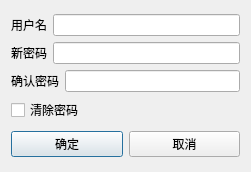
<?xml version="1.0" encoding="UTF-8"?>
<ui version="4.0">
 <class>SettingsDialog</class>
 <widget class="QDialog" name="SettingsDialog">
  <property name="geometry">
   <rect>
    <x>0</x>
    <y>0</y>
    <width>251</width>
    <height>172</height>
   </rect>
  </property>
  <property name="windowTitle">
   <string>设置</string>
  </property>
  <layout class="QHBoxLayout" name="horizontalLayout_5">
   <item>
    <layout class="QVBoxLayout" name="verticalLayout_2">
     <item>
      <layout class="QVBoxLayout" name="verticalLayout">
       <item>
        <layout class="QHBoxLayout" name="horizontalLayout">
         <item>
          <widget class="QLabel" name="label">
           <property name="text">
            <string>用户名</string>
           </property>
          </widget>
         </item>
         <item>
          <widget class="QLineEdit" name="usernameLineEdit"/>
         </item>
        </layout>
       </item>
       <item>
        <layout class="QHBoxLayout" name="horizontalLayout_2">
         <item>
          <widget class="QLabel" name="label_2">
           <property name="text">
            <string>新密码</string>
           </property>
          </widget>
         </item>
         <item>
          <widget class="QLineEdit" name="pwdLineEdit"/>
         </item>
        </layout>
       </item>
       <item>
        <layout class="QHBoxLayout" name="horizontalLayout_3">
         <item>
          <widget class="QLabel" name="label_3">
           <property name="text">
            <string>确认密码</string>
           </property>
          </widget>
         </item>
         <item>
          <widget class="QLineEdit" name="repwdLineEdit"/>
         </item>
        </layout>
       </item>
       <item>
        <widget class="QCheckBox" name="checkBox">
         <property name="text">
          <string>清除密码</string>
         </property>
        </widget>
       </item>
      </layout>
     </item>
     <item>
      <layout class="QHBoxLayout" name="horizontalLayout_4">
       <item>
        <widget class="QPushButton" name="okPushButton">
         <property name="text">
          <string>确定</string>
         </property>
        </widget>
       </item>
       <item>
        <widget class="QPushButton" name="cancelPushButton">
         <property name="text">
          <string>取消</string>
         </property>
        </widget>
       </item>
      </layout>
     </item>
    </layout>
   </item>
  </layout>
 </widget>
 <resources/>
 <connections>
  <connection>
   <sender>cancelPushButton</sender>
   <signal>clicked()</signal>
   <receiver>SettingsDialog</receiver>
   <slot>close()</slot>
   <hints>
    <hint type="sourcelabel">
     <x>226</x>
     <y>135</y>
    </hint>
    <hint type="destinationlabel">
     <x>244</x>
     <y>155</y>
    </hint>
   </hints>
  </connection>
 </connections>
</ui>
